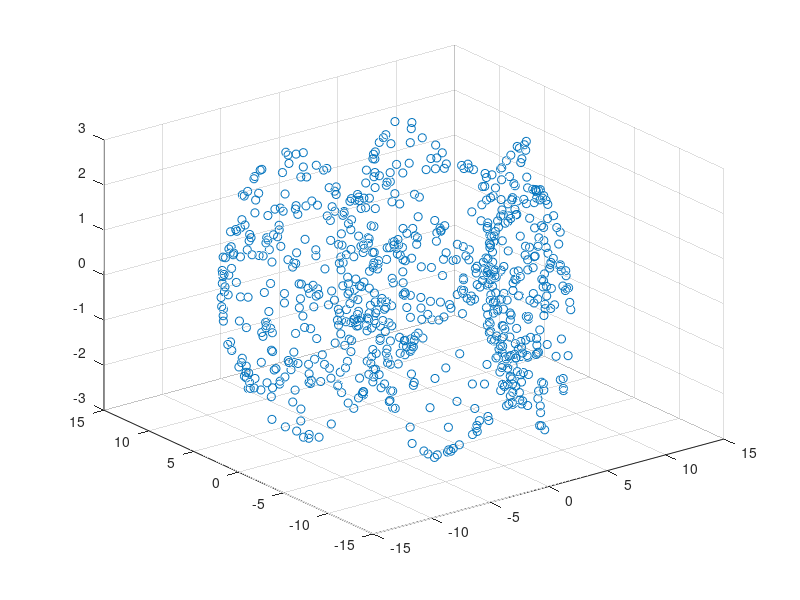

This chart was generated by the following MATLAB code: (Note: this script raises an error after producing the figure.)

numPoints = 800;

polParams = rand(numPoints,1);
torParams = rand(numPoints,1);

minorRads = (1+0.3.*cos(2*pi*6.*torParams)).*(2 + 0.1*rand(numPoints,1));
majorRadis = 9.*(1+0.3.*sin(2*pi*3.*torParams));

torusPointY = @(majorRad,minorRad,torAngle,polAngle) sin(torAngle).*(majorRad + cos(polAngle).*minorRad);
torusPointX = @(majorRad,minorRad,torAngle,polAngle) cos(torAngle).*(majorRad + cos(polAngle).*minorRad);
torusPointZ = @(majorRad,minorRad,torAngle,polAngle) sin(polAngle).*minorRad;

torPerturbations = 1 + 0.01.*sin(torParams*2*pi);
polPerturbations = 1 + 0.01.*sin(polParams*2*pi);

torParamsPerturbed = torParams .* torPerturbations;
polParamsPerturbed = polParams .* polPerturbations;

pointsX = torusPointX(majorRadis, minorRads, torParamsPerturbed*2*pi, polParamsPerturbed*2*pi);
pointsY = torusPointY(majorRadis, minorRads, torParamsPerturbed*2*pi, polParamsPerturbed*2*pi);
pointsZ = torusPointZ(majorRadis, minorRads, torParamsPerturbed*2*pi, polParamsPerturbed*2*pi);

figure;
scatter3(pointsX,pointsY,pointsZ);

%create coefficients matrix
paramCoords = [torParams , polParams];
coefsThreeDMatrix = createCoefsMatrix(paramCoords);

% make it in matrix-vector form
dataPoints = [pointsX, pointsY, pointsZ];
domainM = size(coefsThreeDMatrix,2)-2;
domainN = size(coefsThreeDMatrix,3)-2;

numCols = (domainM) * (domainN);
coefsTwoDMatrix = zeros (numPoints,numCols);

reducedMod = @ (i,size) mod(i-1,size)+1;

localIndex = @(i,j,iwidth,jwidth) (reducedMod(j-1,jwidth)-1) * iwidth + reducedMod(i-1,iwidth);


for j = 1:domainN+2
    for i = 1:domainM+2
        loc_ind = localIndex(i,j,domainM,domainN);
        for p = 1:numPoints
            coefsTwoDMatrix(p,loc_ind) = ...
                coefsTwoDMatrix(p,loc_ind) + coefsThreeDMatrix(p,i,j);
        end
    end
end

bezierControlPoints = coefsTwoDMatrix\dataPoints;

petersPoints = zeros(3,domainM+2,domainN+2);
for i = 1:domainM+2
    for j = 1:domainN+2
        petersPoints(:,i,j) = bezierControlPoints(localIndex(i,j,domainM,domainN),:);
    end
end
figure;
plotPoints(petersPoints);
hold on;
plot3(pointsX,pointsY,pointsZ,'ro');

petersPlot(petersPoints,0.05);
